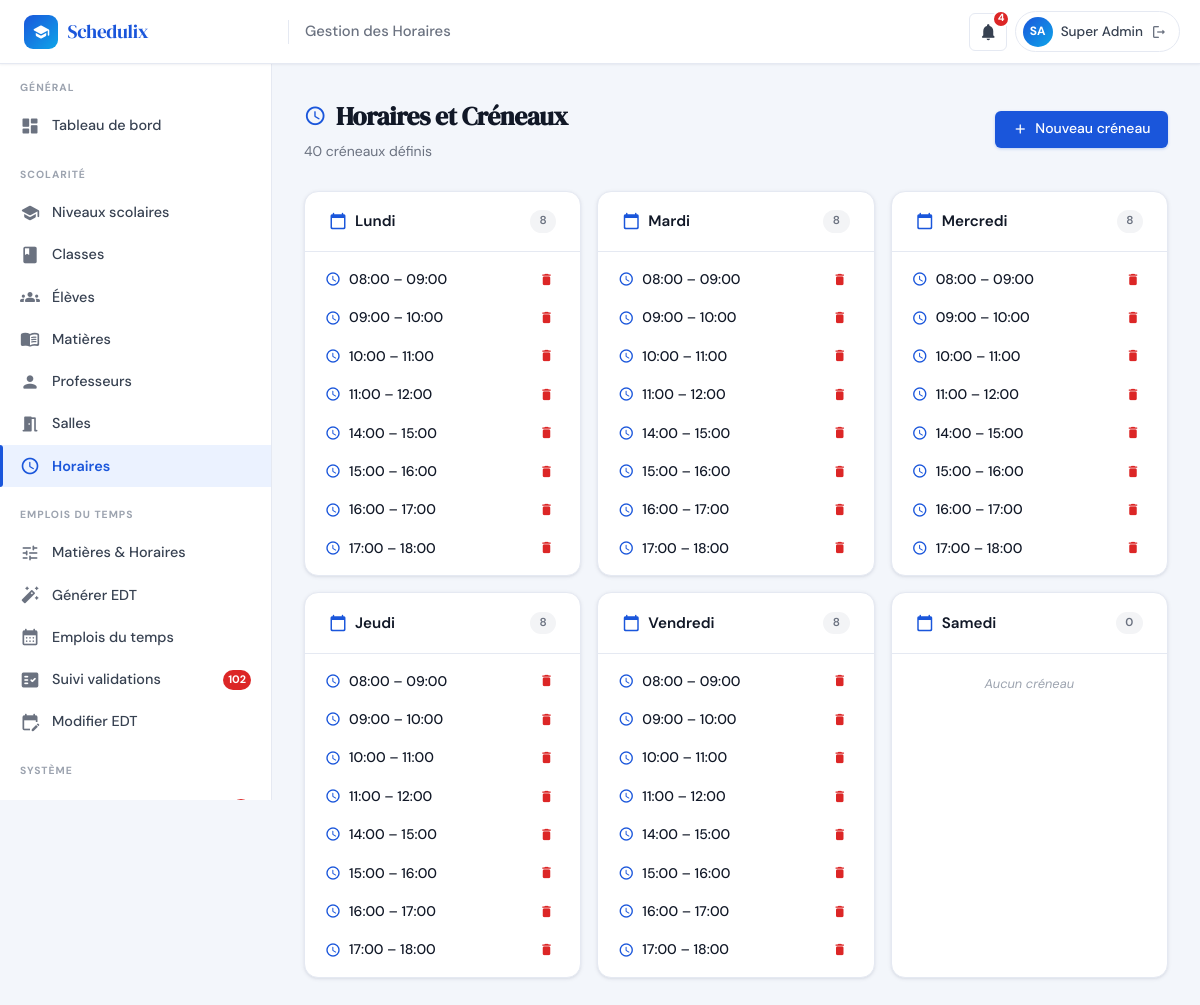
Page /admin/horaires.php (signed in) on the committed database.
### tables this page shows
CREATE TABLE IF NOT EXISTS `utilisateurs` (
  `id`            INT(11)      NOT NULL AUTO_INCREMENT,
  `nom`           VARCHAR(100) NOT NULL,
  `prenom`        VARCHAR(100) NOT NULL,
  `email`         VARCHAR(191) NOT NULL,
  `mot_de_passe`  VARCHAR(255) NOT NULL,
  `role`          ENUM('admin','professeur','eleve') NOT NULL DEFAULT 'eleve',
  `statut`        ENUM('actif','inactif')             NOT NULL DEFAULT 'actif',
  `id_classe`     INT(11)      DEFAULT NULL,
  `date_creation` TIMESTAMP    NOT NULL DEFAULT CURRENT_TIMESTAMP,
  PRIMARY KEY (`id`),
  UNIQUE KEY `uq_email` (`email`),
  KEY `id_classe` (`id_classe`),
  CONSTRAINT `utilisateurs_ibfk_1`
    FOREIGN KEY (`id_classe`) REFERENCES `classes` (`id`) ON DELETE SET NULL
);

CREATE TABLE IF NOT EXISTS `creneaux` (
  `id`          INT(11) NOT NULL AUTO_INCREMENT,
  `jour`        ENUM('Lundi','Mardi','Mercredi','Jeudi','Vendredi','Samedi') NOT NULL,
  `heure_debut` TIME    NOT NULL,
  `heure_fin`   TIME    NOT NULL,
  PRIMARY KEY (`id`),
  UNIQUE KEY `uq_creneau` (`jour`,`heure_debut`,`heure_fin`)
);

### includes/functions.php (called while the page is built, shortened)
<?php
require_once __DIR__ . '/db.php';
function h(string $str): string {
    return htmlspecialchars($str, ENT_QUOTES, 'UTF-8');
}
function countNotificationsNonLues(int $userId): int {
    $stmt = getDB()->prepare('SELECT COUNT(*) FROM notifications WHERE id_utilisateur=? AND est_lu=0');
    $stmt->execute([$userId]);
    return (int)$stmt->fetchColumn();
}
function getCreneaux(): array {
    return getDB()->query("SELECT * FROM creneaux ORDER BY FIELD(jour,'Lundi','Mardi','Mercredi','Jeudi','Vendredi','Samedi'),heure_debut")->fetchAll();
}
function getJoursSemaine(): array {
    return ['Lundi', 'Mardi', 'Mercredi', 'Jeudi', 'Vendredi', 'Samedi'];
}
function formatHeure(string $time): string {
    return substr($time, 0, 5);
}

### includes/auth.php (called while the page is built, shortened)
<?php
function isLoggedIn(): bool {
    return !empty($_SESSION['user_id']);
}
function getCurrentUser(): ?array {
    static $user = null;
    if ($user === null) {
        $stmt = getDB()->prepare('SELECT * FROM utilisateurs WHERE id=? AND statut="actif" LIMIT 1');
        $stmt->execute([$_SESSION['user_id']]);
        $user = $stmt->fetch() ?: null;
    }
    return $user;
}
function getUserInitials(array $user): string {
    return strtoupper(substr($user['prenom'], 0, 1) . substr($user['nom'], 0, 1));
}

### includes/db.php (called while the page is built, shortened)
<?php
function getDB(): PDO {
    static $pdo = null;
    if ($pdo === null) {
        $dsn = 'mysql:host=' . DB_HOST . ';dbname=' . DB_NAME . ';charset=' . DB_CHARSET;
        $options = [
            PDO::ATTR_ERRMODE            => PDO::ERRMODE_EXCEPTION,
            PDO::ATTR_DEFAULT_FETCH_MODE => PDO::FETCH_ASSOC,
            PDO::ATTR_EMULATE_PREPARES   => false,
        ];
        try {
            $pdo = new PDO($dsn, DB_USER, DB_PASS, $options);
        } catch (PDOException $e) {
            http_response_code(500);
            $msg = (getenv('APP_ENV') === 'production')
                ? 'Service temporairement indisponible.'
                : 'Connexion BDD impossible : ' . $e->getMessage();
            die(json_encode(['error' => $msg]));
        }
    }
    return $pdo;
}

### admin/horaires.php (the view, shortened to what this page needs)
<?php
require_once __DIR__ . '/../includes/db.php';
require_once __DIR__ . '/../includes/auth.php';
require_once __DIR__ . '/../includes/functions.php';
$currentUser = getCurrentUser();
$creneaux = getCreneaux();
$jours    = getJoursSemaine();
$parJour = array_fill_keys($jours, []);
foreach ($creneaux as $cr) { $parJour[$cr['jour']][] = $cr; }
$pageTitle = 'Gestion des Horaires'; $activeMenu = 'horaires';
include __DIR__ . '/../includes/header.php';
include __DIR__ . '/../includes/sidebar_admin.php';
?>
<div class="main-content">
  <div class="page-header">
    <div class="page-header-left">
      <h1 class="page-title"><span class="material-icons-round">schedule</span> Horaires et Créneaux</h1>
      <p class="page-subtitle"><?= count($creneaux) ?> créneau<?= count($creneaux)>1?'x':'' ?> défini<?= count($creneaux)>1?'s':'' ?></p>
    </div>
    <button class="btn btn-primary" onclick="openModal('modalAdd')">
      <span class="material-icons-round">add</span> Nouveau créneau
    </button>
  </div>
  <div style="display:grid;grid-template-columns:repeat(auto-fill,minmax(220px,1fr));gap:1rem">
    <?php foreach ($jours as $jour): ?>
    <div class="card">
      <div class="card-header">
        <div class="card-header-title"><span class="material-icons-round">calendar_today</span> <?= $jour ?></div>
        <span class="badge badge-secondary"><?= count($parJour[$jour]) ?></span>
      </div>
      <div class="card-body" style="padding:.5rem">
        <?php if (empty($parJour[$jour])): ?>
        <div style="padding:.75rem;text-align:center;font-size:.8rem;color:var(--text-light);font-style:italic">Aucun créneau</div>
        <?php else: foreach ($parJour[$jour] as $cr): ?>
        <div style="display:flex;align-items:center;justify-content:space-between;padding:.5rem .75rem;border-radius:var(--radius-sm);transition:background var(--transition)" onmouseenter="this.style.background='var(--bg)'" onmouseleave="this.style.background=''">
          <div style="display:flex;align-items:center;gap:.5rem">
            <span class="material-icons-round" style="font-size:16px;color:var(--primary)">schedule</span>
            <span style="font-size:.875rem;font-weight:500"><?= formatHeure($cr['heure_debut']) ?> – <?= formatHeure($cr['heure_fin']) ?></span>
          </div>
          <button class="btn btn-sm btn-ghost" onclick="confirmDelCr(<?= $cr['id'] ?>,'<?= $jour ?> <?= formatHeure($cr['heure_debut']) ?>–<?= formatHeure($cr['heure_fin']) ?>')" style="padding:.2rem .4rem">
            <span class="material-icons-round" style="font-size:15px;color:var(--danger)">delete</span>
          </button>
        </div>
        <?php endforeach; endif; ?>
      </div>
    </div>
    <?php endforeach; ?>
  </div>
</div>
</body></html>

### includes/header.php (shortened to what this page needs)
<?php
require_once __DIR__ . '/functions.php';
require_once __DIR__ . '/auth.php';
$currentUser = getCurrentUser();
$notifCount  = $currentUser ? countNotificationsNonLues($currentUser['id']) : 0;
$pageTitle   = $pageTitle  ?? APP_NAME;
$initials    = $currentUser ? getUserInitials($currentUser) : '?';
$userName    = $currentUser ? ($currentUser['prenom'] . ' ' . $currentUser['nom']) : '';
$notifUrl = match($currentUser['role'] ?? '') {
    'admin'      => APP_URL . '/admin/notifications.php',
    'professeur' => APP_URL . '/professeur/notifications.php',
    default      => '#',
};
?>
<!DOCTYPE html>
<html lang="fr">
<head>
  <link rel="stylesheet" href="<?= APP_URL ?>/assets/css/main.css">
</head>
<body>
<header class="topbar">
  <div class="topbar-brand">
    <div class="topbar-brand-icon"><span class="material-icons-round">school</span></div>
  Schedulix
  </div>
  <span class="topbar-page-title"><?= h($pageTitle) ?></span>
  <div class="topbar-actions">
    <a href="<?= $notifUrl ?>" class="topbar-icon-btn" title="Notifications">
      <span class="material-icons-round">notifications</span>
      <?php if ($notifCount > 0): ?>
        <span class="notif-badge-count"><?= $notifCount > 9 ? '9+' : $notifCount ?></span>
      <?php endif; ?>
    </a>
    <div class="user-chip" onclick="window.location='<?= APP_URL ?>/logout.php'">
      <div class="user-avatar"><?= h($initials) ?></div>
      <span class="user-name"><?= h($userName) ?></span>
      <span class="material-icons-round" style="font-size:16px;color:var(--text-muted)">logout</span>
    </div>
  </div>
</header>

### rows in the picture
utilisateurs: initials "SA", userName "Super Admin"
creneaux: heure_debut "08:00", heure_fin "09:00"
creneaux: heure_debut "09:00", heure_fin "10:00"
creneaux: heure_debut "10:00", heure_fin "11:00"
creneaux: heure_debut "11:00", heure_fin "12:00"
creneaux: heure_debut "14:00", heure_fin "15:00"
creneaux: heure_debut "15:00", heure_fin "16:00"
creneaux: heure_debut "16:00", heure_fin "17:00"
creneaux: heure_debut "17:00", heure_fin "18:00"
creneaux: heure_debut "08:00", heure_fin "09:00"
creneaux: heure_debut "09:00", heure_fin "10:00"
creneaux: heure_debut "10:00", heure_fin "11:00"
creneaux: heure_debut "11:00", heure_fin "12:00"
creneaux: heure_debut "14:00", heure_fin "15:00"
creneaux: heure_debut "15:00", heure_fin "16:00"
creneaux: heure_debut "16:00", heure_fin "17:00"
creneaux: heure_debut "17:00", heure_fin "18:00"
creneaux: heure_debut "08:00", heure_fin "09:00"
creneaux: heure_debut "09:00", heure_fin "10:00"
creneaux: heure_debut "10:00", heure_fin "11:00"
creneaux: heure_debut "11:00", heure_fin "12:00"
creneaux: heure_debut "14:00", heure_fin "15:00"
creneaux: heure_debut "15:00", heure_fin "16:00"
creneaux: heure_debut "16:00", heure_fin "17:00"
creneaux: heure_debut "17:00", heure_fin "18:00"
creneaux: heure_debut "08:00", heure_fin "09:00"
creneaux: heure_debut "09:00", heure_fin "10:00"
creneaux: heure_debut "10:00", heure_fin "11:00"
creneaux: heure_debut "11:00", heure_fin "12:00"
creneaux: heure_debut "14:00", heure_fin "15:00"
creneaux: heure_debut "15:00", heure_fin "16:00"
creneaux: heure_debut "16:00", heure_fin "17:00"
creneaux: heure_debut "17:00", heure_fin "18:00"
creneaux: heure_debut "08:00", heure_fin "09:00"
creneaux: heure_debut "09:00", heure_fin "10:00"
creneaux: heure_debut "10:00", heure_fin "11:00"
creneaux: heure_debut "11:00", heure_fin "12:00"
creneaux: heure_debut "14:00", heure_fin "15:00"
creneaux: heure_debut "15:00", heure_fin "16:00"
creneaux: heure_debut "16:00", heure_fin "17:00"
creneaux: heure_debut "17:00", heure_fin "18:00"

### other values in the picture
$pageTitle "Gestion des Horaires"
$notifCount "4"
$sectionLabel "GÉNÉRAL"
$label "Tableau de bord"
$sectionLabel "SCOLARITÉ"
$label "Niveaux scolaires"
$label "Classes"
$label "Élèves"
$label "Matières"
$label "Professeurs"
$label "Salles"
$label "Horaires"
$sectionLabel "EMPLOIS DU TEMPS"
$label "Matières & Horaires"
$label "Générer EDT"
